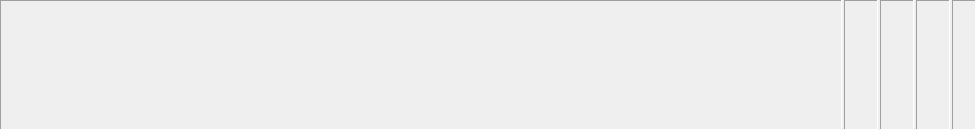
<?xml version="1.0" encoding="UTF-8"?>
<ui version="4.0">
 <class>status_bar</class>
 <widget class="QWidget" name="status_bar">
  <property name="geometry">
   <rect>
    <x>0</x>
    <y>0</y>
    <width>976</width>
    <height>130</height>
   </rect>
  </property>
  <property name="windowTitle">
   <string>status_bar</string>
  </property>
  <layout class="QHBoxLayout" name="horizontalLayout">
   <property name="spacing">
    <number>2</number>
   </property>
   <property name="margin">
    <number>0</number>
   </property>
   <item>
    <widget class="QFrame" name="frame">
     <property name="sizePolicy">
      <sizepolicy hsizetype="Expanding" vsizetype="Preferred">
       <horstretch>0</horstretch>
       <verstretch>0</verstretch>
      </sizepolicy>
     </property>
     <property name="frameShape">
      <enum>QFrame::Panel</enum>
     </property>
     <property name="frameShadow">
      <enum>QFrame::Sunken</enum>
     </property>
     <layout class="QHBoxLayout" name="horizontalLayout_2">
      <property name="spacing">
       <number>0</number>
      </property>
      <property name="leftMargin">
       <number>2</number>
      </property>
      <property name="topMargin">
       <number>0</number>
      </property>
      <property name="rightMargin">
       <number>0</number>
      </property>
      <property name="bottomMargin">
       <number>0</number>
      </property>
      <item>
       <widget class="QLabel" name="labelServer">
        <property name="sizePolicy">
         <sizepolicy hsizetype="Expanding" vsizetype="Preferred">
          <horstretch>0</horstretch>
          <verstretch>0</verstretch>
         </sizepolicy>
        </property>
        <property name="minimumSize">
         <size>
          <width>10</width>
          <height>0</height>
         </size>
        </property>
        <property name="text">
         <string/>
        </property>
       </widget>
      </item>
     </layout>
    </widget>
   </item>
   <item>
    <widget class="QFrame" name="frame_2">
     <property name="sizePolicy">
      <sizepolicy hsizetype="Minimum" vsizetype="Preferred">
       <horstretch>0</horstretch>
       <verstretch>0</verstretch>
      </sizepolicy>
     </property>
     <property name="minimumSize">
      <size>
       <width>10</width>
       <height>0</height>
      </size>
     </property>
     <property name="maximumSize">
      <size>
       <width>16777215</width>
       <height>16777215</height>
      </size>
     </property>
     <property name="frameShape">
      <enum>QFrame::Panel</enum>
     </property>
     <property name="frameShadow">
      <enum>QFrame::Sunken</enum>
     </property>
     <layout class="QHBoxLayout" name="horizontalLayout_3">
      <property name="spacing">
       <number>3</number>
      </property>
      <property name="leftMargin">
       <number>3</number>
      </property>
      <property name="topMargin">
       <number>0</number>
      </property>
      <property name="rightMargin">
       <number>3</number>
      </property>
      <property name="bottomMargin">
       <number>0</number>
      </property>
      <item>
       <widget class="QLabel" name="labelInfoImg">
        <property name="minimumSize">
         <size>
          <width>16</width>
          <height>0</height>
         </size>
        </property>
        <property name="maximumSize">
         <size>
          <width>16</width>
          <height>16777215</height>
         </size>
        </property>
        <property name="text">
         <string/>
        </property>
       </widget>
      </item>
      <item>
       <widget class="QLabel" name="labelInfo">
        <property name="sizePolicy">
         <sizepolicy hsizetype="Minimum" vsizetype="Preferred">
          <horstretch>0</horstretch>
          <verstretch>0</verstretch>
         </sizepolicy>
        </property>
        <property name="text">
         <string/>
        </property>
       </widget>
      </item>
     </layout>
    </widget>
   </item>
   <item>
    <widget class="QFrame" name="frame_3">
     <property name="sizePolicy">
      <sizepolicy hsizetype="Minimum" vsizetype="Preferred">
       <horstretch>0</horstretch>
       <verstretch>0</verstretch>
      </sizepolicy>
     </property>
     <property name="minimumSize">
      <size>
       <width>10</width>
       <height>0</height>
      </size>
     </property>
     <property name="maximumSize">
      <size>
       <width>16777215</width>
       <height>16777215</height>
      </size>
     </property>
     <property name="frameShape">
      <enum>QFrame::Panel</enum>
     </property>
     <property name="frameShadow">
      <enum>QFrame::Sunken</enum>
     </property>
     <layout class="QHBoxLayout" name="horizontalLayout_4">
      <property name="spacing">
       <number>3</number>
      </property>
      <property name="leftMargin">
       <number>3</number>
      </property>
      <property name="topMargin">
       <number>0</number>
      </property>
      <property name="rightMargin">
       <number>3</number>
      </property>
      <property name="bottomMargin">
       <number>0</number>
      </property>
      <item>
       <widget class="QLabel" name="labelSpeedImg">
        <property name="minimumSize">
         <size>
          <width>16</width>
          <height>0</height>
         </size>
        </property>
        <property name="maximumSize">
         <size>
          <width>16</width>
          <height>16777215</height>
         </size>
        </property>
        <property name="text">
         <string/>
        </property>
       </widget>
      </item>
      <item>
       <widget class="QLabel" name="labelSpeed">
        <property name="sizePolicy">
         <sizepolicy hsizetype="Minimum" vsizetype="Preferred">
          <horstretch>0</horstretch>
          <verstretch>0</verstretch>
         </sizepolicy>
        </property>
        <property name="text">
         <string/>
        </property>
       </widget>
      </item>
     </layout>
    </widget>
   </item>
   <item>
    <widget class="QFrame" name="frame_4">
     <property name="sizePolicy">
      <sizepolicy hsizetype="Minimum" vsizetype="Preferred">
       <horstretch>0</horstretch>
       <verstretch>0</verstretch>
      </sizepolicy>
     </property>
     <property name="minimumSize">
      <size>
       <width>10</width>
       <height>0</height>
      </size>
     </property>
     <property name="maximumSize">
      <size>
       <width>16777215</width>
       <height>16777215</height>
      </size>
     </property>
     <property name="frameShape">
      <enum>QFrame::Panel</enum>
     </property>
     <property name="frameShadow">
      <enum>QFrame::Sunken</enum>
     </property>
     <layout class="QHBoxLayout" name="horizontalLayout_5">
      <property name="spacing">
       <number>3</number>
      </property>
      <property name="leftMargin">
       <number>3</number>
      </property>
      <property name="topMargin">
       <number>0</number>
      </property>
      <property name="rightMargin">
       <number>3</number>
      </property>
      <property name="bottomMargin">
       <number>0</number>
      </property>
      <item>
       <widget class="QLabel" name="labelNetImg">
        <property name="minimumSize">
         <size>
          <width>16</width>
          <height>0</height>
         </size>
        </property>
        <property name="maximumSize">
         <size>
          <width>16</width>
          <height>16777215</height>
         </size>
        </property>
        <property name="text">
         <string/>
        </property>
       </widget>
      </item>
      <item>
       <widget class="QLabel" name="labelNet">
        <property name="sizePolicy">
         <sizepolicy hsizetype="Minimum" vsizetype="Preferred">
          <horstretch>0</horstretch>
          <verstretch>0</verstretch>
         </sizepolicy>
        </property>
        <property name="text">
         <string/>
        </property>
       </widget>
      </item>
     </layout>
    </widget>
   </item>
   <item>
    <widget class="QFrame" name="frame_5">
     <property name="minimumSize">
      <size>
       <width>24</width>
       <height>0</height>
      </size>
     </property>
     <property name="maximumSize">
      <size>
       <width>24</width>
       <height>16777215</height>
      </size>
     </property>
     <property name="frameShape">
      <enum>QFrame::Panel</enum>
     </property>
     <property name="frameShadow">
      <enum>QFrame::Sunken</enum>
     </property>
     <layout class="QHBoxLayout" name="horizontalLayout_6">
      <property name="spacing">
       <number>0</number>
      </property>
      <property name="leftMargin">
       <number>2</number>
      </property>
      <property name="topMargin">
       <number>0</number>
      </property>
      <property name="rightMargin">
       <number>0</number>
      </property>
      <property name="bottomMargin">
       <number>0</number>
      </property>
      <item>
       <widget class="clicked_label" name="labelMsg">
        <property name="text">
         <string/>
        </property>
       </widget>
      </item>
     </layout>
    </widget>
   </item>
  </layout>
 </widget>
 <layoutdefault spacing="6" margin="11"/>
 <customwidgets>
  <customwidget>
   <class>clicked_label</class>
   <extends>QLabel</extends>
   <header>clicked_label.h</header>
  </customwidget>
 </customwidgets>
 <resources/>
 <connections/>
</ui>
